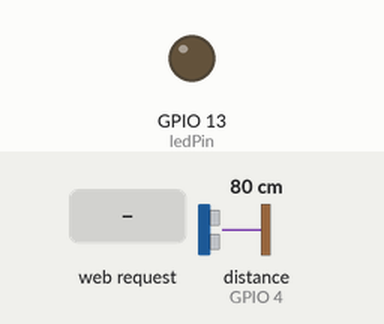
Simulated run of this sketch. Board: ESP8266 (NodeMCU). Parts: output pins drawn as LEDs (lit = HIGH). Inputs (shaded band) come from the test bench; at power-on: distance to the obstacle (sensor on GPIO 4) 80 cm. The echo pulse lasts 58.3 µs per cm; WiFi joins after 1.5 s; servers stay silent unless stated; pins used as bus, display or sensor lines are not drawn; what the sketch prints to the serial monitor is not drawn.

Above: at 2.7 s.
2.8 s: HTTP request GET /LED=OFF received
At 3.5 s:
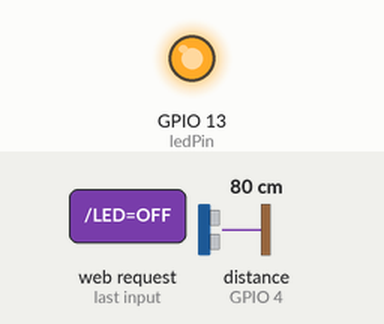
4.3 s: HTTP request GET /LED=ON received
At 4.7 s:
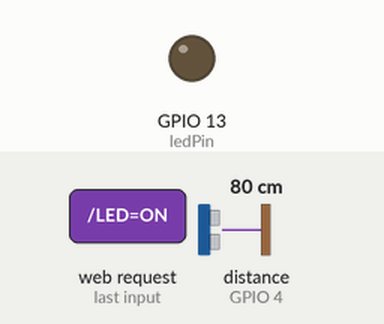
Timing chart, 0 to 7.3 s (numbered marks = the images above; inputs shaded):
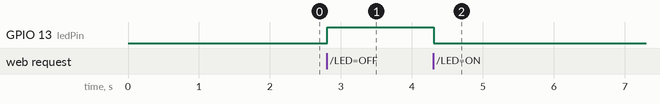

The sketch:

wifi_switch.ino
```cpp
#include <ESP8266WiFi.h>

const char* ssid = "MEC-Hostel";
const char* password = "Student@123$";

int ledPin = 13; // GPIO13---D7 of NodeMCU
const int trigPin = 5;
const int echoPin = 4;
long duration;
float dist;

WiFiServer server(80);

void setup() {
  pinMode(trigPin, OUTPUT);
  pinMode(echoPin, INPUT);
  Serial.begin(115200);
  delay(10);

  pinMode(ledPin, OUTPUT);
  digitalWrite(ledPin, LOW);

  // Connect to WiFi network
  Serial.println();
  Serial.println();
  Serial.print("Connecting to ");
  Serial.println(ssid);

  WiFi.begin(ssid, password);

  while (WiFi.status() != WL_CONNECTED) {
    delay(500);
    Serial.print(".");
  }
  Serial.println("");
  Serial.println("WiFi connected");

  // Start the server
  server.begin();
  Serial.println("Server started");

  // Print the IP address
  Serial.print("Use this URL to connect: ");
  Serial.print("http://");
  Serial.print(WiFi.localIP());
  Serial.println("/");

}

void loop() {


  // Check if a client has connected
  WiFiClient client = server.available();
  if (!client) {
    return;
  }

  // Wait until the client sends some data
  Serial.println("new client");
  while(!client.available()){
    delay(1);
  }

  // Read the first line of the request
  String request = client.readStringUntil('\r');
  Serial.println(request);
  client.flush();

  // Match the request


digitalWrite(trigPin, LOW);

delayMicroseconds(2);

// Sets the trigPin on HIGH state for 10 micro seconds

digitalWrite(trigPin, HIGH);

delayMicroseconds(10);

digitalWrite(trigPin, LOW);

// Reads the echoPin, returns the sound wave travel time in microseconds

duration = pulseIn(echoPin, HIGH);

// Calculating the distance

dist= (duration/2) / 29.1;

// Prints the distance on the Serial Monitor

Serial.print("Distance: ");
 dist=dist;
Serial.println(dist);
Serial.print("percentage filled :");
Serial.println((dist/5.0)*100);

  int value = LOW;
  if (request.indexOf("/LED=ON") != -1)  {
    digitalWrite(ledPin, LOW);
    value = HIGH;
  }
  if (request.indexOf("/LED=OFF") != -1)  {
    digitalWrite(ledPin, HIGH);
    value = LOW;
  }

// Set ledPin according to the request
//digitalWrite(ledPin, value);

  // Return the response
  client.println("HTTP/1.1 200 OK");
  client.println("Content-Type: text/html");
  client.println(""); //  do not forget this one
  client.println("<!DOCTYPE HTML>");
  client.println("<html>");

  client.println("Led is now: ");

  if(value == HIGH) {
    client.println("On");
  } else {
    client.println("Off");
  }
  client.println("distance");
  client.println(((7.01-dist)/7.01)*100.0);
  client.println("<br><br>");
  client.println("<a href=\"/LED=ON\"\"><button>On </button></a>");
  client.println("<a href=\"/LED=OFF\"\"><button>Off </button></a><br />");
  client.println("</html>");

  delay(1);
  Serial.println("Client disonnected");
  Serial.println("");

}
```

Measured:
- after the input at 2.8 s, GPIO 13 (ledPin): LOW → HIGH at once
- after the input at 4.3 s, GPIO 13 (ledPin): HIGH → LOW at once
